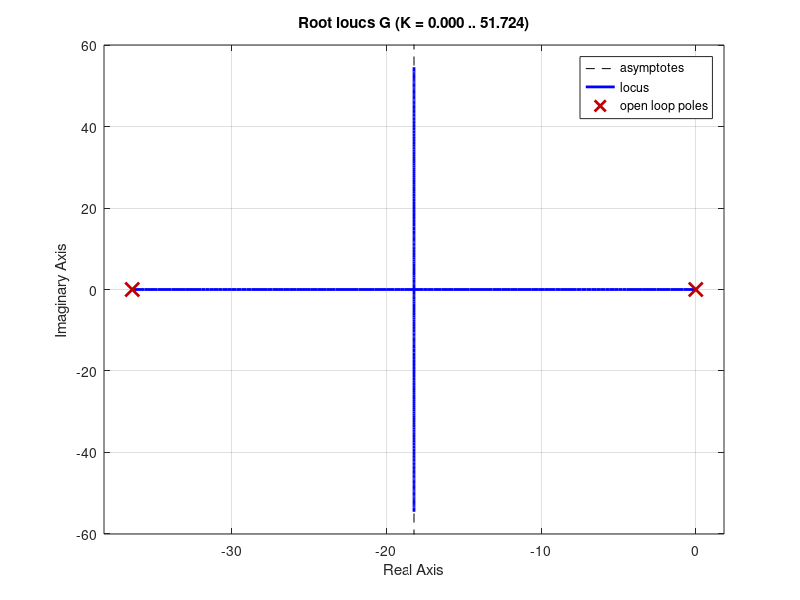
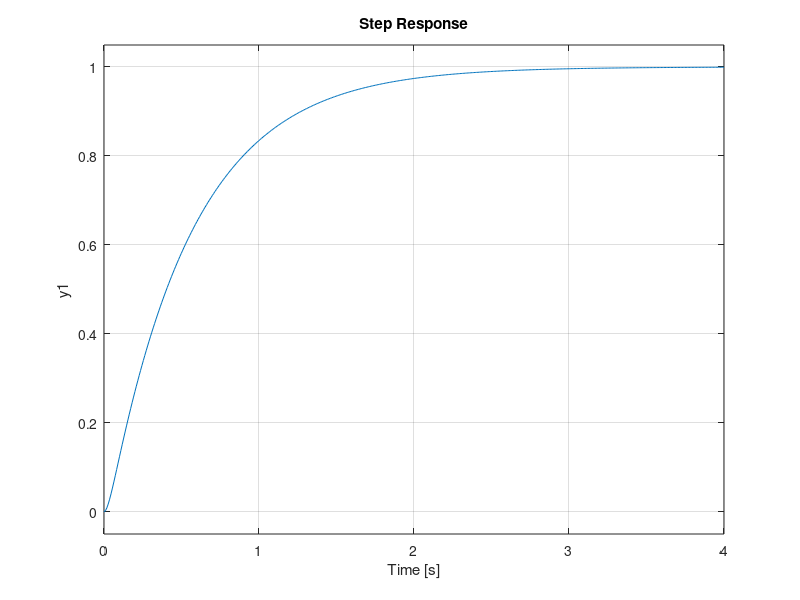

Here is the MATLAB script that generated these plots, in order: (Note: this script raises an error after producing the figures.)
%%clear
clc;
clear;
close all;
%% system without control
G = tf(64.11 , [1 36.42 0]);
sys_1 = feedback(G,1);
figure(1)
rlocus(G);
figure(2)
step(sys_1);
stepinfo(sys_1)
%% system with control
K = 57;
Gc = K * tf([1 40] , [1 87.6383]);
sys_2 = feedback(G*Gc,1);
figure(3)
rlocus(G*Gc);
figure(4)
step(sys_2);
stepinfo(sys_2)
%% Q5
zero = tf([1 50] , [1]);
sys_3 = feedback(G*Gc*zero,1);
pole = tf([1] , [1 50]);
sys_4 = feedback(G*Gc*pole,1);
figure(5)
subplot(2, 1, 1);
step(sys_3);
title('add zero');
subplot(2, 1, 2);
step(sys_4);
title('add pole');
figure(6)
subplot(2, 1, 1);
rlocus(sys_3);
title('add zero');
subplot(2, 1, 2);
rlocus(sys_4);
title('add pole');